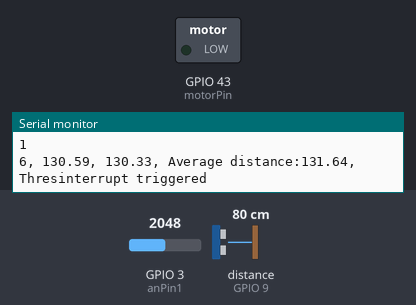
Bench run of a sketch on a simulated Seeed XIAO ESP32-S3. On the bench: switched loads named in the sketch (green lamp = pin HIGH), the last lines printed to the serial monitor. Wiring (inferred from the names in the program): range finder with pulse-width output: data GPIO 9. Dashed ring = blinking. The test bench sets the inputs (shaded band); at power-on: GPIO 3 (anPin1) = 2048, distance to the obstacle (sensor on GPIO 9) 80 cm (analog values on the 0–4095 scale).

Above: at 1.2 s.
1.3 s: GPIO 3 (anPin1) set to 491
At 4.2 s:
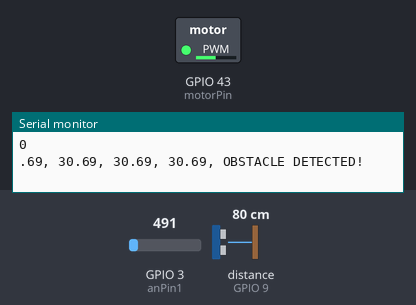
4.3 s: GPIO 3 (anPin1) set to 8
7.3 s: GPIO 3 (anPin1) set to 1228
At 7.9 s:
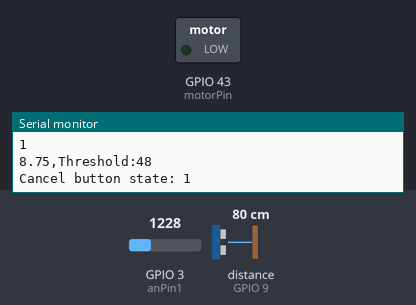
Timing chart, 0 to 10.3 s (numbered marks = the images above; inputs shaded):
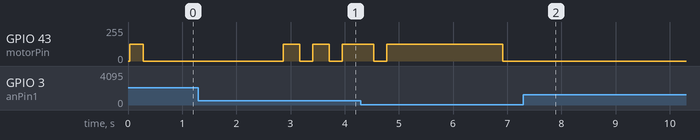

Measured:
- after the input at 1.3 s, GPIO 43 (motorPin): alternates 125/255 for 0.30 s and 0/255 for 0.24 s, starting after 1.6 s
- after the input at 7.3 s, GPIO 43 (motorPin): stops changing and stays 0/255

The sketch:

obstacle_detection.ino
```cpp
/*
This code reads the Analog Voltage output from the
LV-MaxSonar sensors
If you wish for code with averaging, please see
playground.arduino.cc/Main/MaxSonar
Please note that we do not recommend using averaging with our sensors.
Mode and Median filters are recommended.
*/

#include "filter_lib.h"

#define THRESHOLD 36

// create filter with 2 Hz cut-off frequency
lowpass_filter lowpassFilter(2);

float raw_signal;
float filtered_signal;

const int anPin1 = 3;
const int motorPin = 43;
const int cancelPin = 9;

double adc_value;
double distance1;
int threshold = 48;

double avg_distance;
double distances[5];
double filtered_distances[5];

//flags
bool obstacle_flag = 0;
bool cancel_button = 0; //if cancel flag is high, then do not vibrate motor
//cancel flag should negate any alarms for an object at close range until the button is pressed again to re-enable alerts

void setup() {
  Serial.begin(9600);  // sets the serial port to 9600
  analogReadResolution(12);
  pinMode(anPin1, INPUT);
  pinMode(cancelPin, INPUT_PULLUP);
  pinMode(motorPin, OUTPUT);
  attachInterrupt(digitalPinToInterrupt(cancelPin), ISR_button_pressed, FALLING);
}

void ISR_button_pressed(void)
{
  //toggle the cancel button signal
  cancel_button = !cancel_button;
  Serial.println("interrupt triggered");
  Serial.println(cancel_button);
}

void check_threshold() {
  //check threshold
  if (avg_distance < THRESHOLD) {
    Serial.println("OBSTACLE DETECTED!");
    obstacle_flag = 1;

  } else {
    obstacle_flag = 0;
  }

  //control the motor output
  if (obstacle_flag && !cancel_button) {
    analogWrite(motorPin, 125);
    Serial.println("motor on");
  }
  else if (!obstacle_flag || cancel_button) {
    analogWrite(motorPin, 0);
  }
}


void read_sensors() {
  /*
  Scale factor is (Vcc/512) per inch. A 5V supply yields ~9.8mV/in
  */
  //XIAO ESP32S3 goes from 0 to 4095, so divide by 8 to get inches
  //distance1 = analogRead(anPin1)/8;
  adc_value = analogRead(anPin1);
  distance1 = (adc_value * 512.0) / 4096.0 /2; //20 in = 45; 25 in = 50; 30 in = 60, 40 in = 68 almost 70

  //update distances vector
  Serial.print("Raw = ");
  for (int i=4; i>0; i--) {
    distances[i] = distances[i-1];
    Serial.print(distances[i]);
    Serial.print(", ");
  }
  distances[0] = distance1;


  //average the measurements
  Serial.print("Filtered = ");
  double total = 0.00;
  for (int i=0; i<5; i++) {
    //sum distances array
    filtered_distances[i] = lowpassFilter.filter(distances[i]);
    Serial.print(filtered_distances[i]);
    Serial.print(", ");
    total += filtered_distances[i];
  }

  avg_distance = total/5;


}

void print_all() {
  // Serial.print("S1");
  // Serial.print(" ");
  // Serial.println(distance1);
  // Serial.print(" inches; ADC val: ");
  // Serial.print(adc_value);
  // Serial.println();
  Serial.print("Average distance:");
  Serial.print(avg_distance);
  Serial.print(",");
  // Serial.println(obstacle_flag);
  Serial.print("Threshold:");
  Serial.println(threshold);
  Serial.print("Cancel button state: ");
  Serial.println(cancel_button);
}

void loop() {
  read_sensors();
  check_threshold();
  print_all();
  delay(50);
}
```

filter_lib.h
```cpp
/*
  filter_lib.h - Library for creating digital filter.
  Created by Timon Braun, March 26, 2023.
  Released into the public domain.
*/

#ifndef filter_lib_h

#define filter_lib_h


// Lowpass filter class;
// default constructor -> f_cutoff = 1Hz;
// custom constructor -> lowpass_filter [filter_name] (f_cutoff);
class lowpass_filter {

  public:
    float f_cutoff, fs;
    // default constructor
    lowpass_filter(): f_cutoff(1) {}

    // custom constructor
    lowpass_filter(float f_c): f_cutoff(f_c) {}

    float old_raw; // old raw val
    float old_filtered; // old filtered val
    float ts = 0; // sampling time 1/sampling frequency


    // filter function
    // raw signal as input
    float filter(float raw) {
      ts = (micros() - ts) * 1e-6;
      // coefficients a and b from bilinear transform of transfer function
      // of first order lowpass filter
      float a_0 = -(((ts / 2) * 2 * PI * f_cutoff - 1) / ((ts / 2) * 2 * PI * f_cutoff + 1));
      float b_0 = ((ts / 2) * 2 * PI * f_cutoff) / (1 + (ts / 2) * 2 * PI * f_cutoff);

      float filtered = a_0 * old_filtered + b_0 * raw + b_0 * old_raw;
      old_raw = raw; // save current raw for next calc
      old_filtered = filtered; // save current filtered for next calc
      ts = micros();
      return filtered; // return the filtered val
    }
};

// Simulates behavior of a RC-lowpass filter;
// default constructor -> R = 1000, C = 1.59e-4 => f_cutoff = 1Hz;
// custom constructor -> rc_filter [filter_name] (r, c);
class rc_filter {

  public:
    float r, c, fs; // resistor val, cap. val, sampling frequency
    // default constructor
    rc_filter(): r(1000), c(1.59e-4) {}

    // custom constructor
    rc_filter(float r_val, float c_val): r(r_val), c(c_val) {}
    float f_cutoff = 1 / (2 * PI * r * c); // calc cutoff frequency
    float old_raw; // old raw val
    float old_filtered; // old filtered val
    float ts = 0; // sampling time 1/sampling frequency
    float t_s = 0;

    // filter function
    // raw signal as input
    float filter(float raw) {
      t_s = micros() - t_s;
      ts = t_s / 1e6;

      // coefficients a and b from bilinear transform of transfer function
      // of first order lowpass filter
      float a_0 = -((ts / 2) * 2 * PI * f_cutoff - 1) / ((ts / 2) * 2 * PI * f_cutoff + 1);
      float b_0 = ((ts / 2) * 2 * PI * f_cutoff) / (1 + (ts / 2) * 2 * PI * f_cutoff);
      float filtered = a_0 * old_filtered + b_0 * raw + b_0 * old_raw;
      old_raw = raw; // save current raw for next calc
      old_filtered = filtered; // save current filtered for next calc
      t_s = micros();
      return filtered; // return the filtered val
    }

    float phase_shift(float f) {
      return -atan(2 * PI * f * r * c) * 180 / PI;
    }
};


#endif
```
